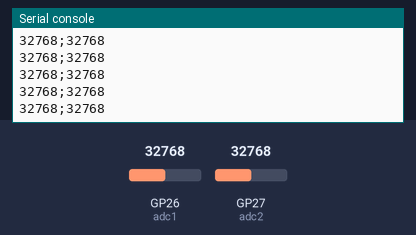
A program run on a simulated Raspberry Pi Pico running MicroPython. Parts: the last lines printed to the serial console. The test bench sets the inputs (shaded band); at power-on: GP26 (adc1) = 32768, GP27 (adc2) = 32768 (analog values on the 0–65535 scale).

Above: at 1.2 s.
1.3 s: GP26 (adc1) set to 45874
At 2.4 s:
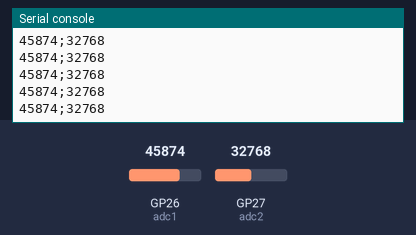
2.8 s: GP27 (adc2) set to 45874
At 3.7 s:
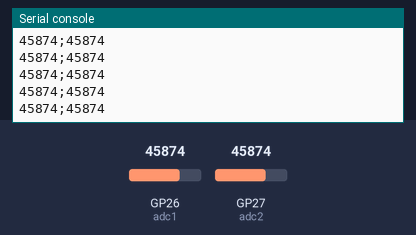
4.3 s: GP26 (adc1) set to 57670
At 5.3 s:
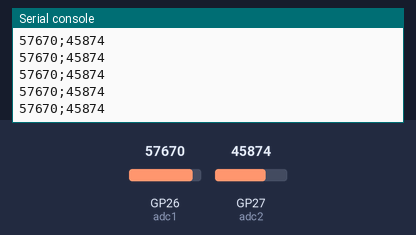
5.8 s: GP27 (adc2) set to 57670
Timing chart, 0 to 6.1 s (numbered marks = the images above; inputs shaded):
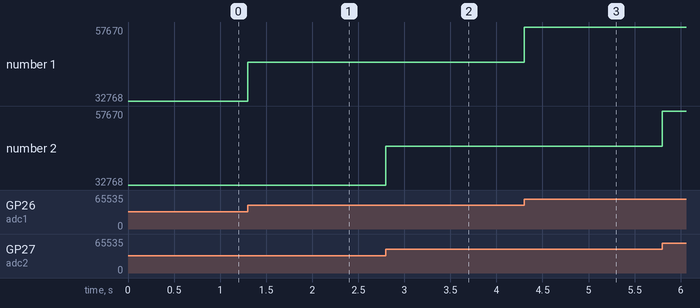

Measured:
- after the input at 1.3 s, the serial console: prints a new line at once (image 1)
- after the input at 2.8 s, the serial console: prints a new line at once (image 2)
- after the input at 4.3 s, the serial console: prints a new line at once (image 3)
- plotted number 1: 32768 → 45874 after the input at 1.3 s, 45874 → 57670 after the input at 4.3 s

The program:

main.py
```python
from machine import ADC, Pin # type: ignore

adc1 = ADC(Pin(26))  # GP26 = ADC0
adc2 = ADC(Pin(27))  # GP27 = ADC1

while True:
    value1 = adc1.read_u16()
    value2 = adc2.read_u16()
    print(f"{value1};{value2}")
```
